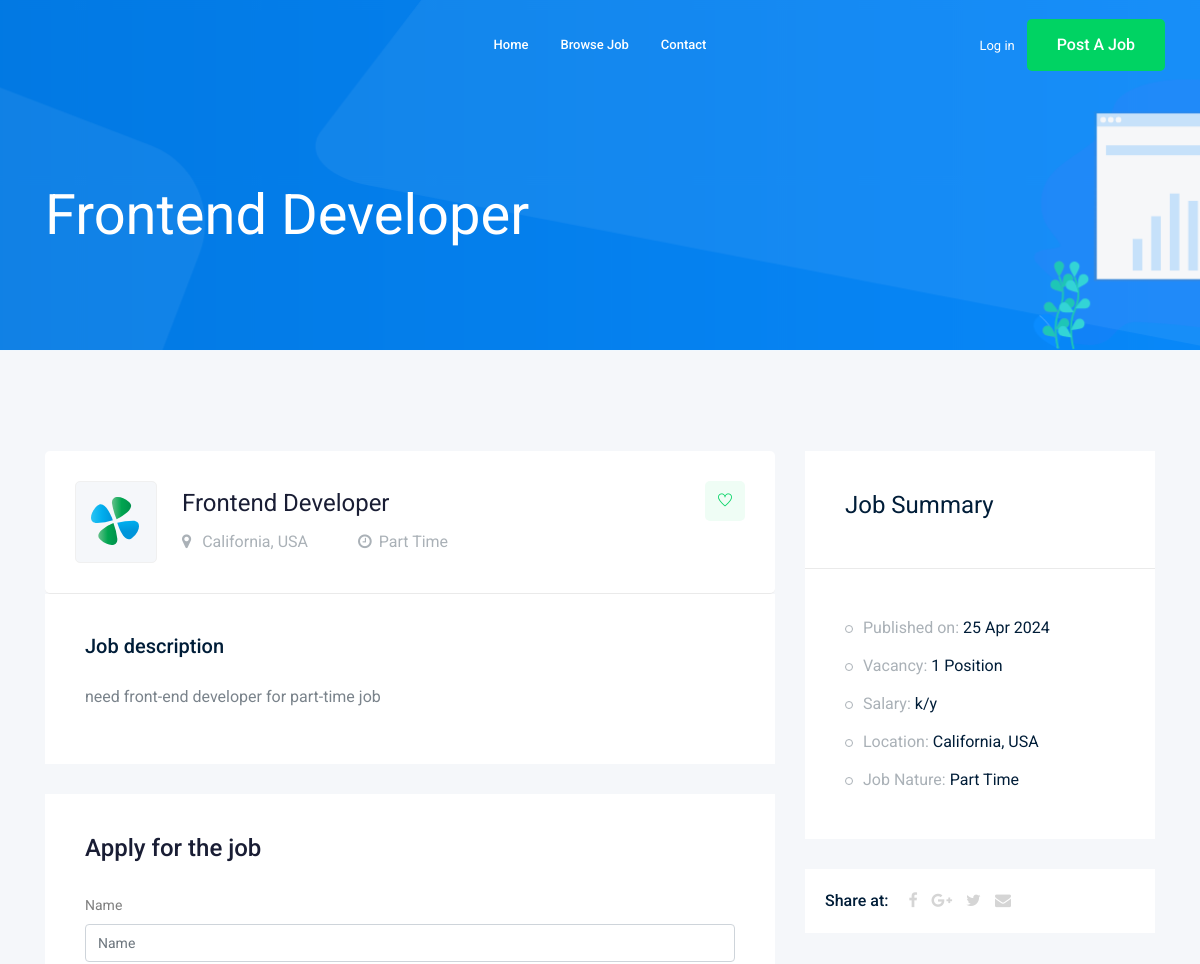
Before: /jobs/frontend-developer (upper part) with the older database file.
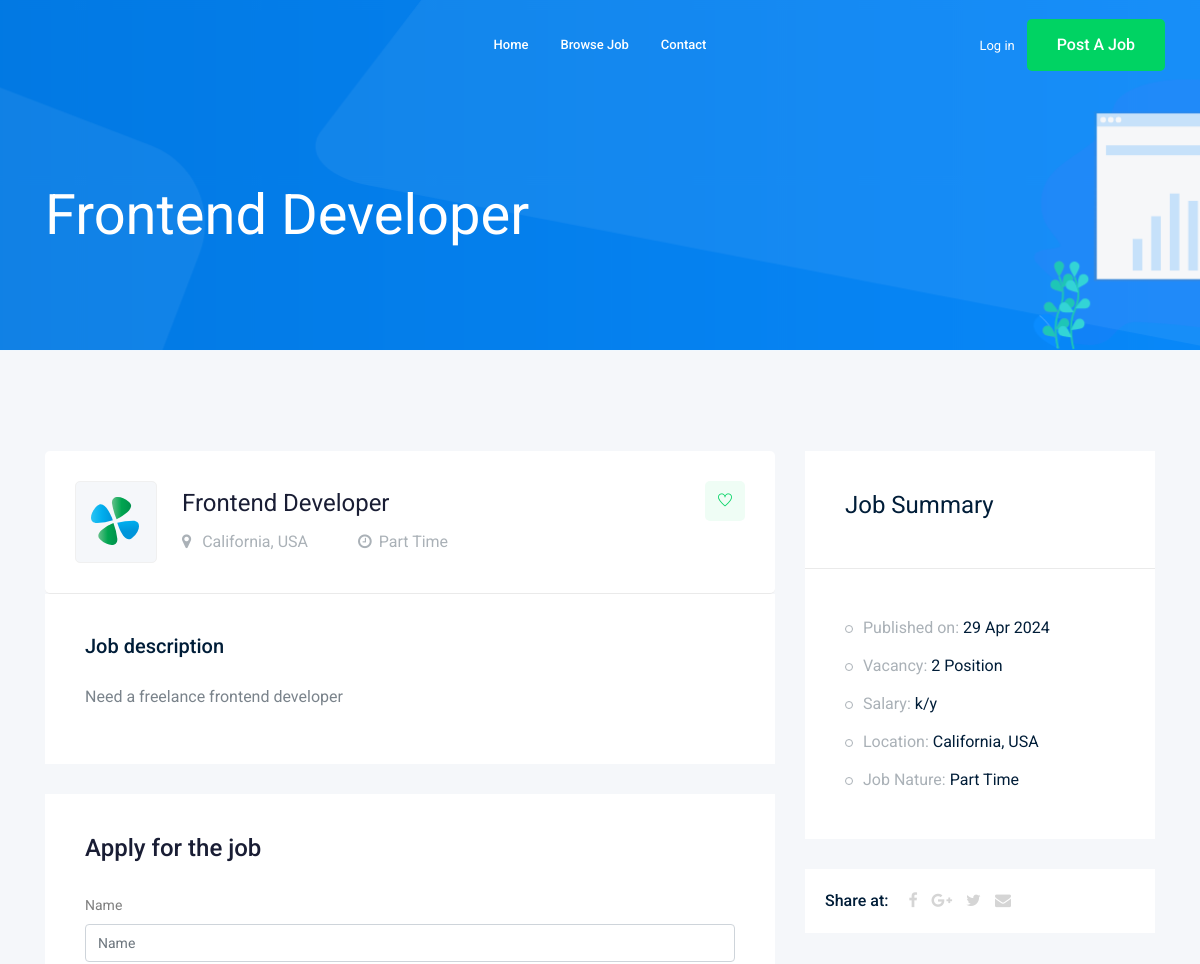
After: the same page with the newer database file.
### job/models.py (models this page shows, shortened)
class Job(models.Model):
    owner = models.ForeignKey(
        User, related_name="posted_jobs", on_delete=models.CASCADE
    )
    title = models.CharField(max_length=100)
    job_type = models.CharField(max_length=15, choices=JOB_TYPE)
    description = models.TextField(max_length=1000)
    published_at = models.DateTimeField(auto_now=True)
    Vacancy = models.IntegerField(default=1)
    Salary = models.IntegerField(default=0)
    experience = models.IntegerField(default=1)
    category = models.ForeignKey("Category", on_delete=models.CASCADE)
    image = models.ImageField(upload_to=image_upload, blank=True, null=True)
    slug = models.SlugField(blank=True, null=True)

### job/views.py (the view)
# urls.py: path("<str:slug>", views.job_detail, name="job_detail"),
def job_detail(request, slug):
    try:
        job = Job.objects.get(slug=slug)
    except Job.DoesNotExist:
        raise Http404("Job not found")
    if request.method == "POST":
        form = ApplicationForm(request.POST, request.FILES)
        if form.is_valid():
            myform = form.save(commit=False)
            myform.job = job
            myform.save()
    else:
        form = ApplicationForm()
    return render(request, "job/job_detail.html", {"job": job, "form": form})

### job/forms.py
class ApplicationForm(forms.ModelForm):
    class Meta:
        model = Application
        fields = ["name", "email", "website", "cv", "cover_letteer"]

### job/templates/job/job_detail.html (shortened to what this page needs)
{% extends 'base.html' %}
{% load static %}
{% load bootstrap5 %}
{% block body %}
  <div class="bradcam_area bradcam_bg_1">
    <div class="container">
      <div class="row">
        <div class="col-xl-12">
          <div class="bradcam_text">
            <h3>{{ job.title }}</h3>
          </div>
        </div>
      </div>
    </div>
  </div>
  <div class="job_details_area">
    <div class="container">
      <div class="row">
        <div class="col-lg-8">
          <div class="job_details_header">
            <div class="single_jobs white-bg d-flex justify-content-between">
              <div class="jobs_left d-flex align-items-center">
                <div class="thumb">
                  <img src="{% static 'img/svg_icon/1.svg' %}" alt="" />
                </div>
                <div class="jobs_conetent">
                  <a href="#"><h4>{{ job.title }}</h4></a>
                  <div class="links_locat d-flex align-items-center">
                    <div class="location">
                      <p>
                        <i class="fa fa-map-marker"></i> California, USA
                      </p>
                    </div>
                    <div class="location">
                      <p>
                        <i class="fa fa-clock-o"></i>{{ job.job_type }}
                      </p>
                    </div>
                  </div>
                </div>
              </div>
              <div class="jobs_right">
                <div class="apply_now">
                  <a class="heart_mark" href="#"><i class="ti-heart"></i></a>
                </div>
              </div>
            </div>
          </div>
          <div class="descript_wrap white-bg">
            <div class="single_wrap">
              <h4>Job description</h4>
              <p>{{ job.description }}</p>
            </div>
          </div>
          <div class="apply_job_form white-bg">
            <h4>Apply for the job</h4>
            <form method="POST" enctype="multipart/form-data">
              {% bootstrap_form form %}
            </form>
          </div>
        </div>
        <div class="col-lg-4">
          <div class="job_sumary">
            <div class="summery_header">
              <h3>Job Summary</h3>
            </div>
            <div class="job_content">
              <ul>
                <li>
                  Published on: <span>{{ job.published_at|date:'d M o' }}</span>
                </li>
                <li>
                  Vacancy: <span>{{ job.Vacancy }} Position</span>
                </li>
                <li>
                  Salary: <span>{{ job.salary }}k/y</span>
                </li>
                <li>
                  Location: <span>California, USA</span>
                </li>
                <li>
                  Job Nature: <span>{{ job.job_type }}</span>
                </li>
              </ul>
            </div>
          </div>
          <div class="share_wrap d-flex">
            <span>Share at:</span>
            <ul>
              <li>
                <a href="#"><i class="fa fa-facebook"></i></a>
              </li>
              <li>
                <a href="#"><i class="fa fa-google-plus"></i></a>
              </li>
              <li>
                <a href="#"><i class="fa fa-twitter"></i></a>
              </li>
              <li>
                <a href="#"><i class="fa fa-envelope"></i></a>
              </li>
            </ul>
          </div>
        </div>
      </div>
    </div>
  </div>
{% endblock %}

Changed rows visible on the page:
changed Job "Frontend Developer": description "need front-end developer for part-time job" → "Need a freelance frontend developer"; published_at "25 Apr 2024" → "29 Apr 2024"; Vacancy "1" → "2"
